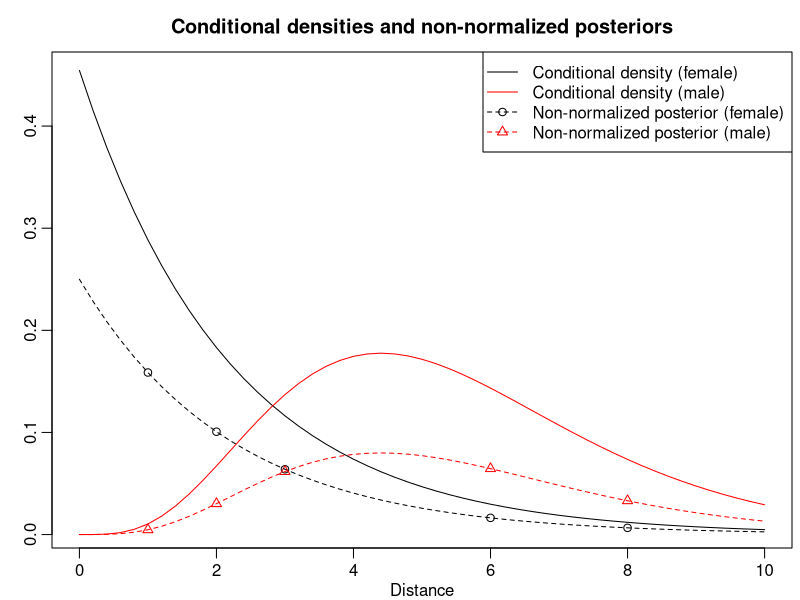
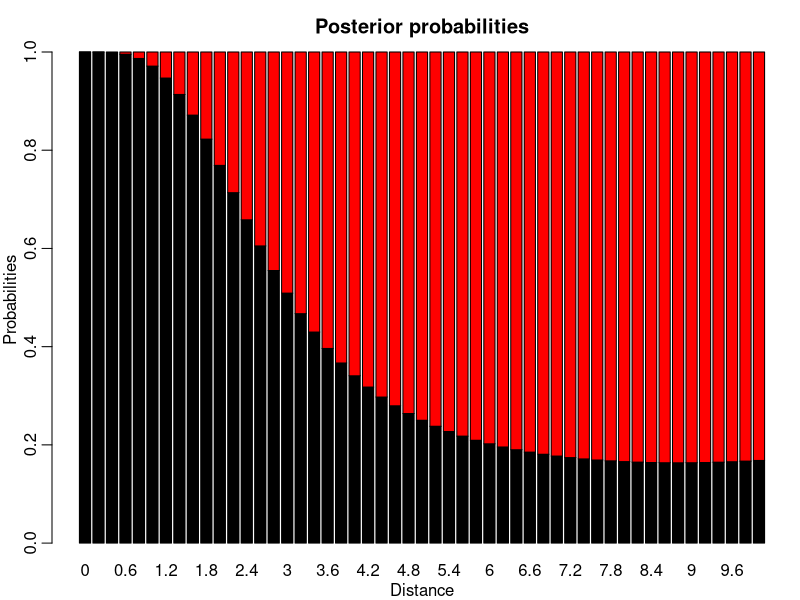

Generate these figures, in order, with R:
## ---- chunk 1
knitr::opts_chunk$set(
  collapse = TRUE,
  comment = "#>",
  fig.width = 8,
  fig.height = 6
)
knitr::opts_knit$set(global.par = TRUE)
pdfplots <- FALSE # default: FALSE; set this to TRUE only if you like pdf figures
## ---- chunk 2
par(mgp = c(1.6, .6, 0), mar = c(2.6, 2.6, 2.6, .4), lwd = 1)
## ---- chunk 3
PrA <- 0.2
PrBgA <- 0.5
PrBgAC <- 0.05

(PrAgB_unnormalized <- PrBgA * PrA)
(PrACgB_unnormalized <- PrBgAC * (1 - PrA))
(PrAgB <- PrAgB_unnormalized / (PrAgB_unnormalized + PrACgB_unnormalized))
## ---- chunk 4
PrA <- 0.7
PrAC <- 1 - PrA
## ---- chunk 5
PrFA <- 0.01
PrFAC <- 0.05
## ---- chunk 6
N <- 100
y <- 0:6
## ---- chunk 7
theta1_y_unnormalized <- PrFA ^ y * (1 - PrFA) ^ (N - y) * PrA
theta0_y_unnormalized <- PrFAC ^ y * (1 - PrFAC) ^ (N - y) * PrAC
normalizer <- theta1_y_unnormalized + theta0_y_unnormalized

res <- rbind("reliable company" = theta1_y_unnormalized / normalizer,
             "less reliable company" = theta0_y_unnormalized / normalizer)
colnames(res) <- y
knitr::kable(round(res, 3))
## ---- chunk 8
PrA <- 0.5
PrAC <- 1 - PrA

theta1_y_unnormalized <- PrFA ^ y * (1 - PrFA) ^ (N - y) * PrA
theta0_y_unnormalized <- PrFAC ^ y * (1 - PrFAC) ^ (N - y) * PrAC
normalizer <- theta1_y_unnormalized + theta0_y_unnormalized

res <- rbind(theta1_y_unnormalized/ normalizer,
             theta0_y_unnormalized/ normalizer)
colnames(res) <- y
rownames(res) <- c("reliable company", "less reliable company")
knitr::kable(round(res, 3))
## ---- chunk 9
Prtheta = 0.55
lambda = 1/2.2
alpha = 5
beta = 5/5.5
## ---- chunk 10
if (pdfplots) {
  pdf("1-3_1.pdf", width = 9, height = 6)
  par(mgp = c(1, .6, 0), mar = c(2, 1.5, 1.5, .1), lwd = 2)
}
y_all <- seq(0, 10, 0.2)
plot(y_all, dexp(y_all, lambda), type = "l", xlab = "Distance", ylab = "",
      main = "Conditional densities and non-normalized posteriors")
lines(y_all, dgamma(y_all, alpha, beta), col = "red")

y <- c(1, 2, 3, 6, 8)
theta1_y_unnormalized <- dexp(y, lambda) * Prtheta
theta0_y_unnormalized <- dgamma(y, alpha, beta) * (1 - Prtheta)

points(y, theta1_y_unnormalized)
points(y, theta0_y_unnormalized, col = "red", pch = 2)

theta1_y_all_unnormalized <- dexp(y_all, lambda) * Prtheta
theta0_y_all_unnormalized <- dgamma(y_all, alpha, beta) * (1 - Prtheta)

lines(y_all, theta1_y_all_unnormalized, lty = 2)
lines(y_all, theta0_y_all_unnormalized, lty = 2, col = "red")

legend("topright", c("Conditional density (female)",
                     "Conditional density (male)",
                     "Non-normalized posterior (female)",
                     "Non-normalized posterior (male)"),
       col = rep(c("black", "red"), 2), lty = rep(1:2, each = 2),
       pch = c(NA, NA, 1, 2))
## ---- chunk 11
normalizer <- theta1_y_unnormalized + theta0_y_unnormalized
theta1_y <- theta1_y_unnormalized / normalizer
theta0_y <- theta0_y_unnormalized / normalizer
res <- rbind(female = theta1_y, male = theta0_y)
colnames(res) <- y
knitr::kable(round(res, 3))
## ---- chunk 12
if (pdfplots) {
  pdf("1-3_2.pdf", width = 9, height = 6)
  par(mgp = c(1.5, .6, 0), mar = c(2.5, 2.5, 1.5, .1), lwd = 2)
}
normalizer <- theta1_y_all_unnormalized + theta0_y_all_unnormalized
theta1_y_all <- theta1_y_all_unnormalized / normalizer
theta0_y_all <- theta0_y_all_unnormalized / normalizer
res <- rbind(female = theta1_y_all, male = theta0_y_all)
colnames(res) <- y_all
barplot(res, main = "Posterior probabilities", xlab = "Distance",
        ylab = "Probabilities", col = c("black", "red"))
